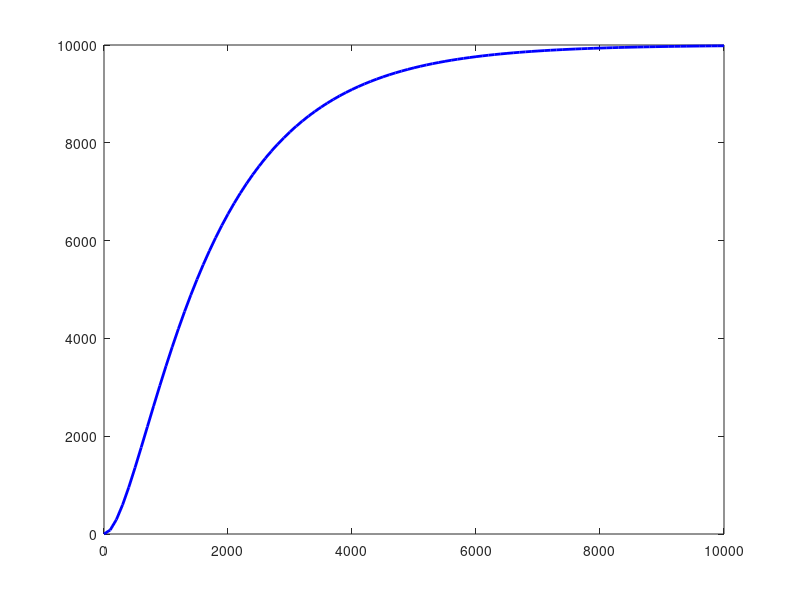

This chart was generated by the following MATLAB code: (Note: this script raises an error after producing the figure.)
% =========================================================================
% THÍ NGHIỆM 2.2.1: TÌM THÔNG SỐ HỆ HỞ (K, T1, T2) BẰNG PHƯƠNG PHÁP TIẾP TUYẾN
% =========================================================================
clc; clear; close all;

%% 1. KHAI BÁO HỆ THỐNG LÒ NHIỆT (HỆ HỞ)
s = tf('s');
G1 = 1 / (364*s + 1);
G2 = 100 / (1495*s + 1);
Gp = G1 * G2; % Hàm truyền hệ hở

% Khai báo tín hiệu đầu vào (Hàm nấc biên độ 100 theo đề bài)
U = 100; 

%% 2. MÔ PHỎNG ĐÁP ỨNG VÀ TÌM ĐIỂM UỐN
% Lấy dữ liệu đáp ứng hệ hở trong 10000 giây (do lò nhiệt tăng chậm)
[y, t] = step(U * Gp, 10000);

% Tìm đạo hàm (độ dốc) của đường cong đáp ứng
dy = diff(y) ./ diff(t);

% Tìm điểm uốn (Nơi có độ dốc lớn nhất)
[max_slope, max_idx] = max(dy);
t_uon = t(max_idx);
y_uon = y(max_idx);

%% 3. TÍNH TOÁN K, T1, T2 THEO TIẾP TUYẾN
% Độ lợi tĩnh K = Delta Y / Delta U
Y_max = y(end); % Giá trị xác lập
K = Y_max / U;

% Phương trình tiếp tuyến: y_tgt = max_slope * (t - t_uon) + y_uon
% Tìm T1: Giao điểm của tiếp tuyến với trục hoành (y = 0)
% 0 = max_slope * (T1 - t_uon) + y_uon => T1 = t_uon - y_uon / max_slope
T1 = t_uon - (y_uon / max_slope);

% Tìm T2: Khoảng thời gian từ T1 đến khi tiếp tuyến cắt đường xác lập Y_max
% Y_max = max_slope * (T_giao - t_uon) + y_uon
T_giao = t_uon + ((Y_max - y_uon) / max_slope);
T2 = T_giao - T1;

%% 4. IN KẾT QUẢ RA MÀN HÌNH
fprintf('--- KẾT QUẢ TÌM THÔNG SỐ (THÍ NGHIỆM 2.2.1) ---\n');
fprintf('Hệ số khuếch đại (K)  = %.4f\n', K);
fprintf('Thời gian trễ    (T1) = %.4f (s)\n', T1);
fprintf('Hằng số thời gian(T2) = %.4f (s)\n\n', T2);

%% 5. VẼ ĐỒ THỊ MINH HỌA CHO BÁO CÁO
figure;
plot(t, y, 'b', 'LineWidth', 2); hold on;

% Vẽ đường xác lập Y_max
yline(Y_max, 'k--', 'LineWidth', 1.5, 'Label', 'Y_{max}');

% Vẽ đường tiếp tuyến (kéo dài từ t=0 đến điểm cắt T_giao + 1000)
t_tgt = linspace(0, T_giao + 1000, 100);
y_tgt = max_slope * (t_tgt - t_uon) + y_uon;
plot(t_tgt, y_tgt, 'r-', 'LineWidth', 1.5);

% Đánh dấu các điểm T1 và T1+T2
plot(T1, 0, 'ro', 'MarkerSize', 8, 'MarkerFaceColor', 'r');
plot(T_giao, Y_max, 'ro', 'MarkerSize', 8, 'MarkerFaceColor', 'r');
plot(t_uon, y_uon, 'go', 'MarkerSize', 8, 'MarkerFaceColor', 'g');

% Chú thích đồ thị
ylim([0 Y_max*1.1]);
xlim([0 6000]);
grid on;
title('Xác định thông số K, T1, T2 bằng phương pháp tiếp tuyến');
xlabel('Thời gian (s)');
ylabel('Nhiệt độ');
legend('Đáp ứng hệ hở', 'Tiếp tuyến điểm uốn', 'Location', 'southeast');

% Ghi chú chữ T1, T2 lên đồ thị
text(T1, -Y_max*0.05, 'T_1', 'Color', 'r', 'FontSize', 12, 'FontWeight', 'bold');
text(T_giao, Y_max*1.05, 'T_1 + T_2', 'Color', 'r', 'FontSize', 12, 'FontWeight', 'bold');
